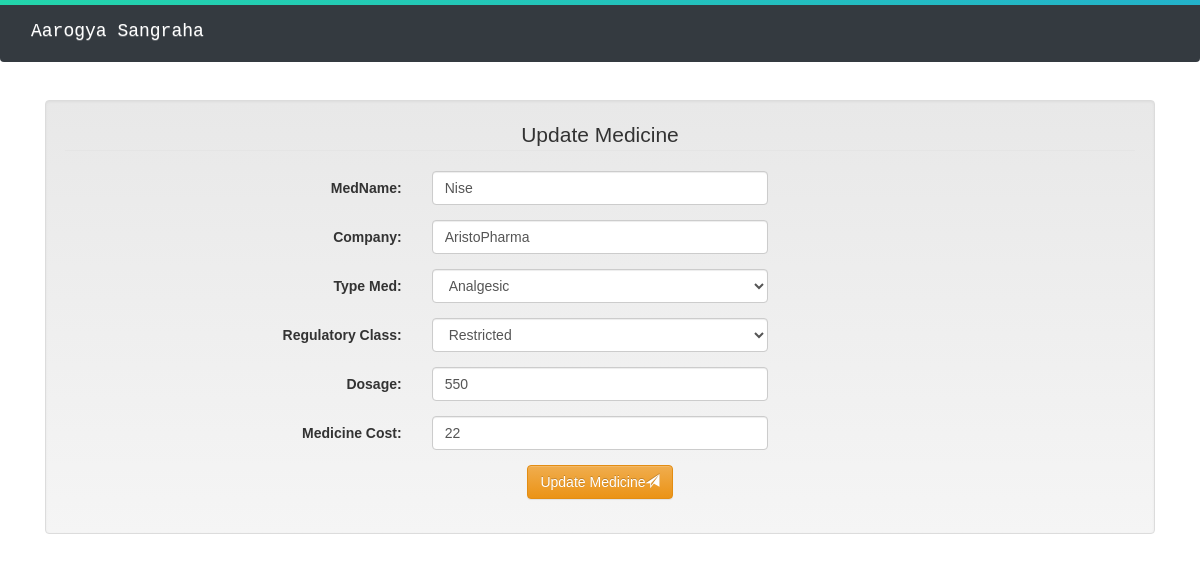
/treatment/update-medicine/Nise, run on the app's committed database.
### treatment/models.py (models this page shows, shortened)
class Medicine(models.Model):
    medName = models.CharField(max_length=100,primary_key=True)
    company = models.CharField(max_length=50)
    type_med = models.CharField(max_length=50,choices=mtype,default=None)
    regulatoryClass = models.CharField(max_length=50,choices=rclass,default=None)
    dosage = models.IntegerField()
    medCost = models.IntegerField()

### treatment/views.py (the view)
# urls.py: path('update-medicine/<str:medName>', views.update_medicine, name='update_medicine'),
def update_medicine(request, medName):
    medicine = get_object_or_404(models.Medicine, medName=medName)
    if request.method == 'POST':
        form = forms.MedicineForm(request.POST, instance=medicine)
        if form.is_valid():
            form.save()
            return redirect('treatment:medicine_list')
    else:
        form = forms.MedicineForm(instance=medicine)
    return render(request, 'treatment/update_medicine.html', {'form': form, 'medicine': medicine})

### treatment/forms.py
class MedicineForm(forms.ModelForm):
    class Meta:
        model = models.Medicine
        fields = ['medName', 'company', 'type_med', 'regulatoryClass','dosage', 'medCost']

### treatment/templates/treatment/update_medicine.html (shortened to what this page needs)
{% load static %}
<!DOCTYPE html>
<html lang="en">
<head>
    <link rel="stylesheet" href="https://cdn.jsdelivr.net/npm/bootstrap@4.6.1/dist/css/bootstrap.min.css">
    <link rel="stylesheet" href="https://cdnjs.cloudflare.com/ajax/libs/font-awesome/5.10.2/css/all.css">
    <link rel="stylesheet" href="https://cdnjs.cloudflare.com/ajax/libs/font-awesome/5.15.3/css/all.min.css">
    <link rel="stylesheet" href="https://maxcdn.bootstrapcdn.com/bootstrap/3.2.0/css/bootstrap.min.css">
    <link rel="stylesheet" href="https://maxcdn.bootstrapcdn.com/bootstrap/3.2.0/css/bootstrap-theme.min.css">
    <link rel="stylesheet"
    href="https://cdnjs.cloudflare.com/ajax/libs/jquery.bootstrapvalidator/0.5.0/css/bootstrapValidator.min.css">
    <link href="https://cdn.jsdelivr.net/npm/select2@4.1.0-beta.1/dist/css/select2.min.css" rel="stylesheet" />
    <link rel="stylesheet" href="{% static 'treatment/css/medpracdash.css' %}">
</head>
<body>
    <div class="grad-bar"></div>
  <nav class="navbar navbar-expand-lg navbar-dark bg-dark">
    <a class="navbar-brand" href="{% url 'home' %}">Aarogya Sangraha</a>
  </nav>
    <div class="container">
        <form class="well form-horizontal" action=" " method="post" id="contact_form">
            <fieldset>
                <legend>Update Medicine</legend>
                <div class="form-group">
                    <label class="col-md-4 control-label" for="id_medName">MedName:</label>
                    <div class="col-md-4 inputGroupContainer">
                        <input name="medName" class="form-control" type="text" maxlength="100" required id="id_medName" value="{{ medicine.medName }}">
                    </div>
                </div>
                <div class="form-group">
                    <label class="col-md-4 control-label" for="id_company">Company:</label>
                    <div class="col-md-4 inputGroupContainer">
                        <input name="company" class="form-control" type="text" maxlength="50" required id="id_company" value="{{ medicine.company }}">
                    </div>
                </div>
                <div class="form-group">
                    <label class="col-md-4 control-label" for="id_type_med">Type Med:</label>
                    <div class="col-md-4 inputGroupContainer">
                        <select class="form-control select2" name="type_med" required id="id_type_med">
                            <option value="Analgesic" {% if medicine.type_med == "Analgesic" %}selected{% endif %}>Analgesic</option>
                        </select>
                    </div>
                </div>
                <div class="form-group">
                    <label class="col-md-4 control-label" for="id_regulatoryClass">Regulatory Class:</label>
                    <div class="col-md-4 inputGroupContainer">
                        <select class="form-control" name="regulatoryClass" id="id_regulatoryClass">
                            <option value="Restricted" {% if medicine.regulatoryClass == "Restricted" %}selected{% endif %}>Restricted</option>
                        </select>
                    </div>
                </div>
                <div class="form-group">
                    <label class="col-md-4 control-label" for="id_dosage">Dosage:</label>
                    <div class="col-md-4 inputGroupContainer">
                        <input name="dosage" class="form-control" type="number" required id="id_dosage" value="{{ medicine.dosage }}">
                    </div>
                </div>
                <div class="form-group">
                    <label class="col-md-4 control-label" for="id_medCost">Medicine Cost:</label>
                    <div class="col-md-4 inputGroupContainer">
                        <input name="medCost" class="form-control" type="number" required id="id_medCost" value="{{ medicine.medCost }}">
                    </div>
                </div>
                <div class="form-group">
                    <label class="col-md-4 control-label"></label>
                    <div class="col-md-4">
                        <button type="submit" class="btn btn-warning">Update Medicine<span
                                class="glyphicon glyphicon-send"></span></button>
                    </div>
                </div>
            </fieldset>
        </form>
    </div>
</body>
</html>

### treatment/static/treatment/css/medpracdash.css (style rules this page uses)
body { font-family: 'Poppins', sans-serif, Arial; text-align: center; margin: 0; padding-top: 100px; }
* { margin: 0; padding: 0; }
.navbar { font-family: "Space Mono", monospace; padding-right: 10px; padding-left: 15px; display: -webkit-box; display: -ms-flexbox; display: flex; -webkit-box-pack: justify; -ms-flex-pack: justify; justify-content: space-between; -webkit-box-align: center; -ms-flex-align: center; align-items: center; position: fixed; top: 0; width: 100%; z-index: 1000; }
.grad-bar { width: 100%; height: 5px; z-index: 1001; background: -webkit-linear-gradient(-45deg, #EE7752, #E73C7E, #23A6D5, #23D5AB); background: linear-gradient(-45deg, #EE7752, #E73C7E, #23A6D5, #23D5AB); background-size: 400% 400%; -webkit-animation: gradbar 7.5s ease infinite; -moz-animation: gradbar 7.5s ease infinite; -o-animation: gradbar 7.5s ease infinite; animation: gradbar 7.5s ease infinite; position: fixed; top: 0; }

### data on the page
Medicine: medName "Nise", company "AristoPharma", type_med "Analgesic", regulatoryClass "Restricted", dosage "550", medCost "22"
